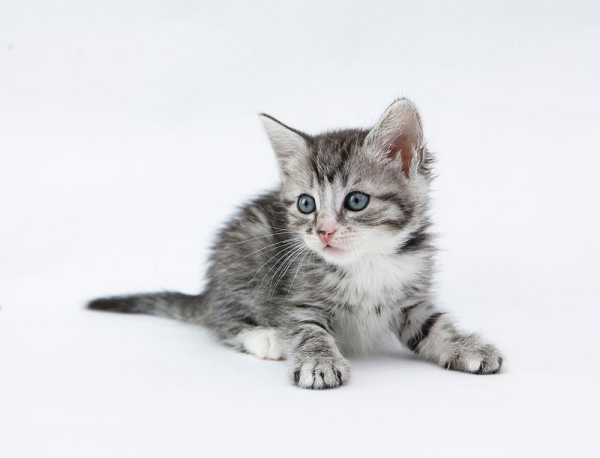
#> input picture 0330 Day6/cat.bmp, 600 x 458 px
$ python img_info.py
#> lines starting #> are read from the running program, lines starting #| are printed output that depends on the picture
import cv2

'''
    ndim : 차원 수 = len(img.shape)
    shape : 각 차원의 크기. (h, w) 또는 (h, w, 3)
    size : 전체 원소 개수
    dtype : 원소의 데이터 타입
'''


img1 = cv2.imread('cat.bmp', cv2.IMREAD_GRAYSCALE)
#> img1: shape (458, 600); min 2, max 248, mean 221.9
img2 = cv2.imread('cat.bmp', cv2.IMREAD_COLOR)
#> img2 is the input picture: shape (458, 600, 3); mean B, G, R 224.7, 221.8, 221.1

print('type(img1):', type(img1))
#| type(img1): <class 'numpy.ndarray'>
print('img1.shape:', img1.shape)
#| img1.shape: (458, 600)
print('img2.shape:', img2.shape)
#| img2.shape: (458, 600, 3)
print('img2.dtype:', img2.dtype)
#| img2.dtype: uint8

h, w = img2.shape[: 2]
#> h = 458; w = 600
print('img2 size: {} * {}'.format(w, h))
#| img2 size: 600 * 458

if len(img1.shape) == 2:
    print('그레이스케일 이미지')
elif len(img1.shape) == 3:
    print('RGB컬러 스케일 이미지')

# [6 lines of commented-out code are left out]

img1[:, :] = 255
#> img1: shape (458, 600); every value is 255
img2[:, :] = (0, 0, 255)
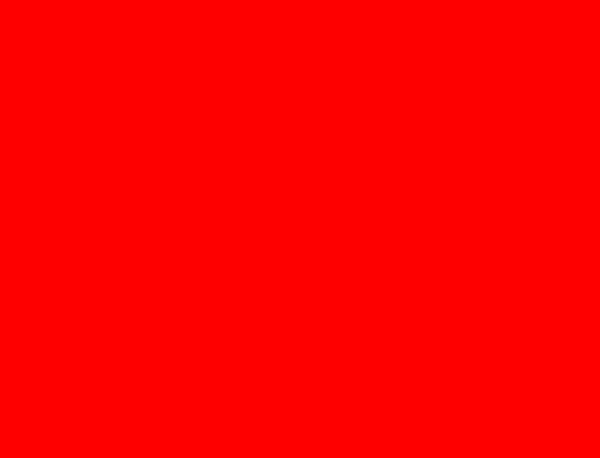
#> img2: shape (458, 600, 3); mean B, G, R 0, 0, 255


cv2.imshow('img1', img1)
cv2.imshow('img2', img2)
cv2.waitKey()
